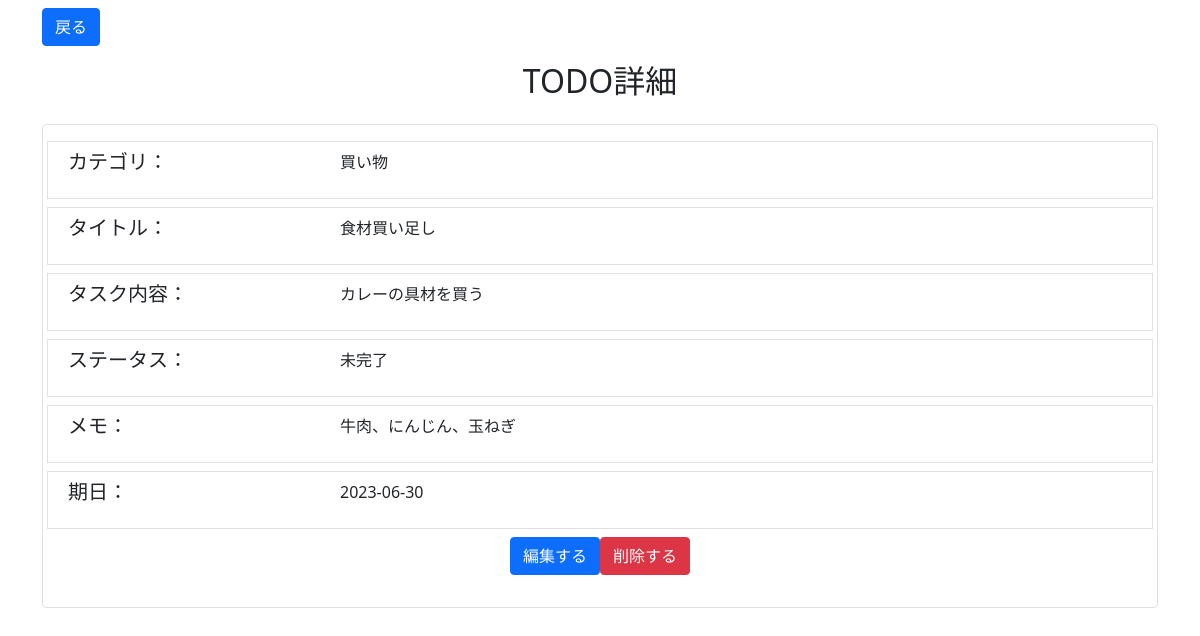
The app's page /todo_apps/detail/4, older data.
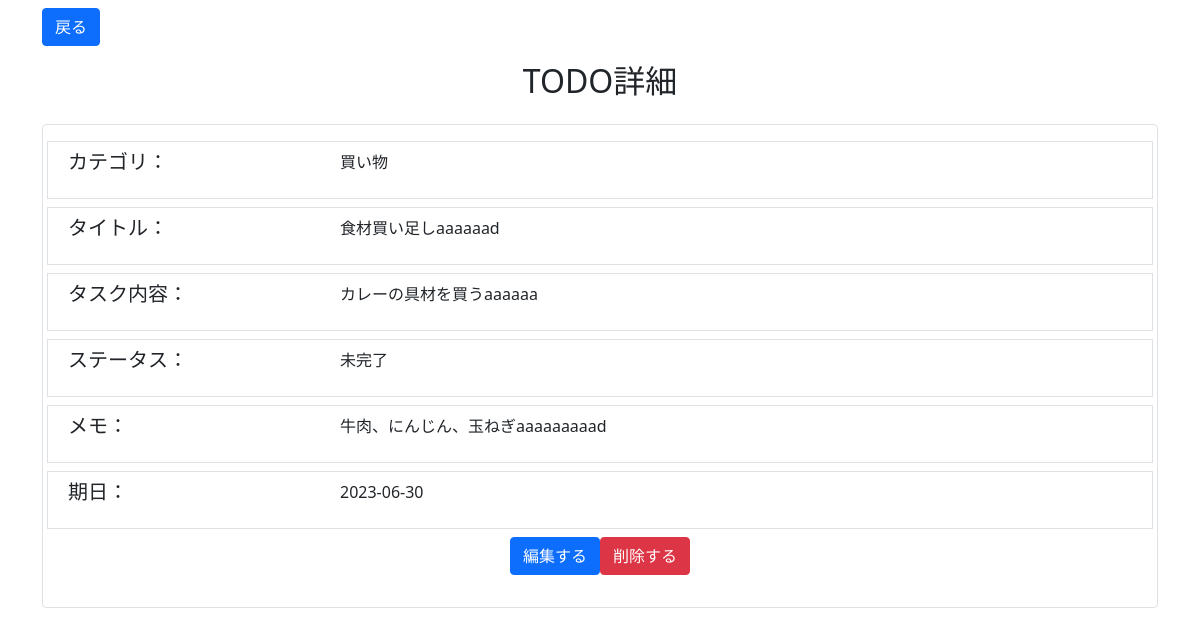
The same page, newer data.
### models.py (models this page shows)
class Todo(Base):
    __tablename__ = 'todo'
    id = Column(Integer, primary_key=True)
    title = Column(String, nullable=False)
    content = Column(String, nullable=False)
    memo = Column(Text)
    status = Column(Integer, default=0)
    due_date = Column(DateTime, nullable=False)
    category_id = Column(Integer, ForeignKey('todo_category.id'))
    user_id = Column(Integer, ForeignKey('user.id'))
    user = relationship("User", backref="todos")
    category = relationship("TodoCategory", backref="todos")

### views.py (the view)
@app.route("/todo_apps/detail/<int:t_id>")
def show_detail(t_id):
    todo = business_logic.get_todo(t_id)
    return render_template("detail.html", todo=todo)

### business_logic.py (called while the page is built)
def get_todo(t_id):
    todo = data_access.get_todo(t_id)
    todo_item = {
        "id": todo.id,
        "title": todo.title,
        "category_id": str(todo.category.id),
        "category": todo.category.category_name,
        "content": todo.content,
        "memo": todo.memo,
        "due_date": f"{todo.due_date:%Y-%m-%d}",
        "status": "未完了" if todo.status == consts.STATUS_INCOMPLETE else "完了"
    }
    return todo_item

### data_access.py (called while the page is built)
def get_session():
    db_path = os.path.join('sqlite:///', 'db', 'todo.db')
    engine = create_engine(db_path)
    Session = sessionmaker(bind=engine)
    session = Session()
    return session

def get_todo(t_id):
    session = get_session()
    return session.get(Todo, t_id)

### templates/detail.html (shortened to what this page needs)
{% extends "base.html" %}
{% block main %}
<div class="container mt-2">
  <a href="{{ url_for('top') }}" class="btn btn-primary mb-3">戻る</a>
  <h2 class="text-center">TODO詳細</h2>
  <div class="card mt-4 border">
    <div class="card-body">
      <div class="row border p-2 mb-2">
        <div class="col-sm-3">
          <h5>カテゴリ：</h5>
        </div>
        <div class="col-sm-9">
          <p>{{ todo["category"] }}</p>
        </div>
      </div>
      <div class="row border p-2 mb-2">
        <div class="col-sm-3">
          <h5>タイトル：</h5>
        </div>
        <div class="col-sm-9">
          <p>{{ todo["title"] }}</p>
        </div>
      </div>
      <div class="row border p-2 mb-2">
        <div class="col-sm-3">
          <h5>タスク内容：</h5>
        </div>
        <div class="col-sm-9">
          <p>{{ todo["content"] }}</p>
        </div>
      </div>
      <div class="row border p-2 mb-2">
        <div class="col-sm-3">
          <h5>ステータス：</h5>
        </div>
        <div class="col-sm-9">
          <p>{{ todo["status"] }}</p>
        </div>
      </div>
      <div class="row border p-2 mb-2">
        <div class="col-sm-3">
          <h5>メモ：</h5>
        </div>
        <div class="col-sm-9">
          {% if todo["memo"] %}
          <p>{{ todo["memo"].replace("\r\n", "<br>") | safe }}</p>
          {% else %}
          <p></p>
          {% endif %}
        </div>
      </div>
      <div class="row border p-2 mb-2">
        <div class="col-sm-3">
          <h5>期日：</h5>
        </div>
        <div class="col-sm-9">
          <p>{{ todo["due_date"] }}</p>
        </div>
      </div>
      <div class="d-flex justify-content-center mt-2">
        <a href="{{ url_for('show_edit', t_id=todo['id']) }}" class="btn btn-primary mb-3 mr-2">編集する</a>
        <a href="{{ url_for('delete_todo', t_id=todo['id']) }}" class="btn btn-danger mb-3">削除する</a>
      </div>
    </div>
  </div>
</div>
{% endblock %}

Row changes from the older to the newer data that the page shows:
changed Todo: title "食材買い足し" → "食材買い足しaaaaaad"; content "カレーの具材を買う" → "カレーの具材を買うaaaaaa"; memo.replace "牛肉、にんじん、玉ねぎ" → "牛肉、にんじん、玉ねぎaaaaaaaaad"
